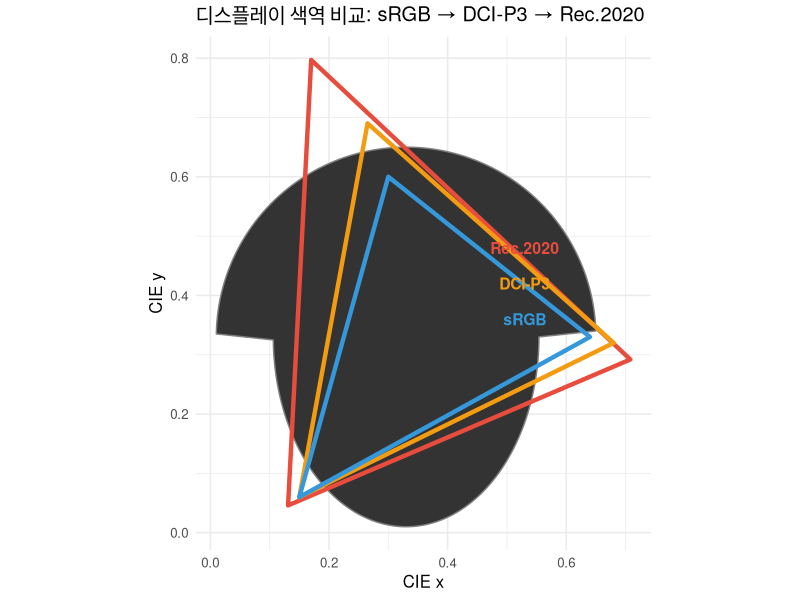
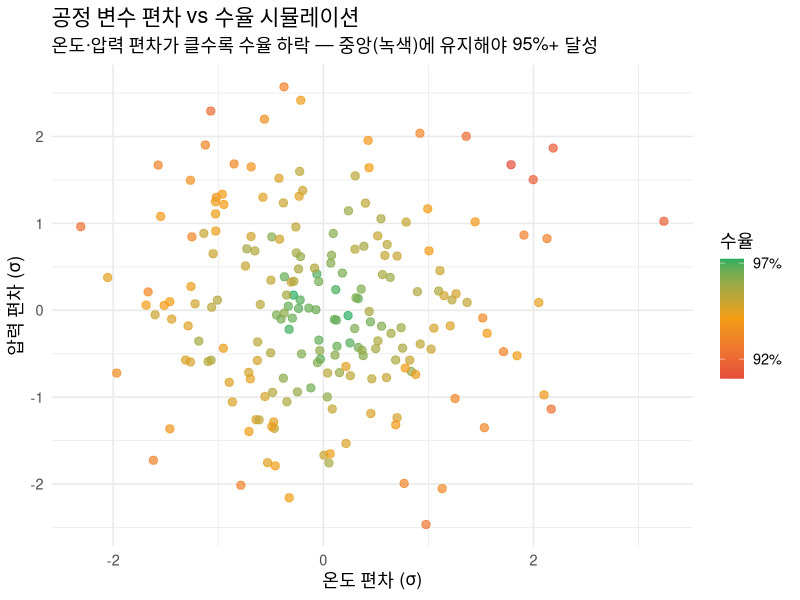
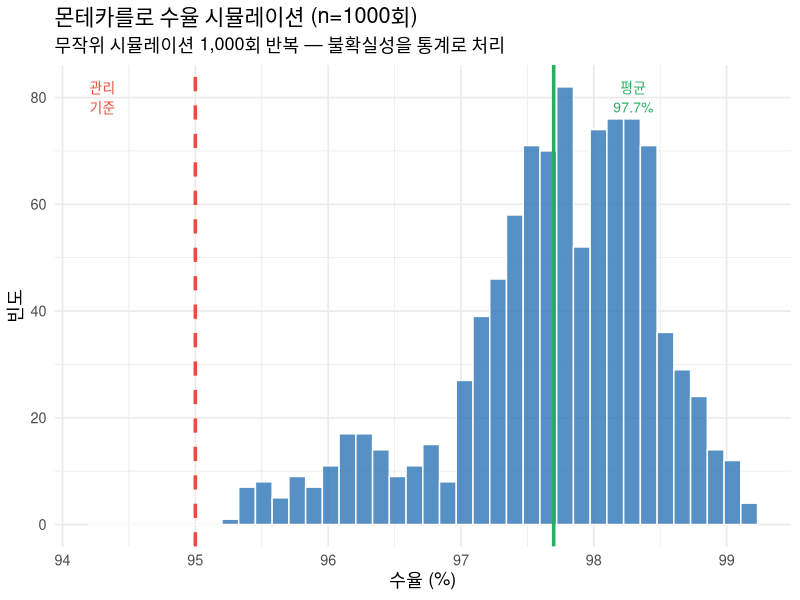
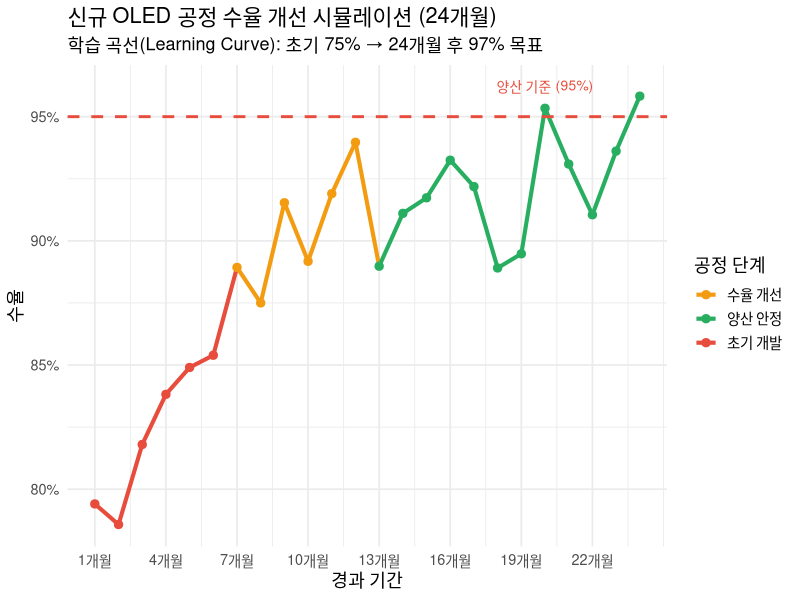
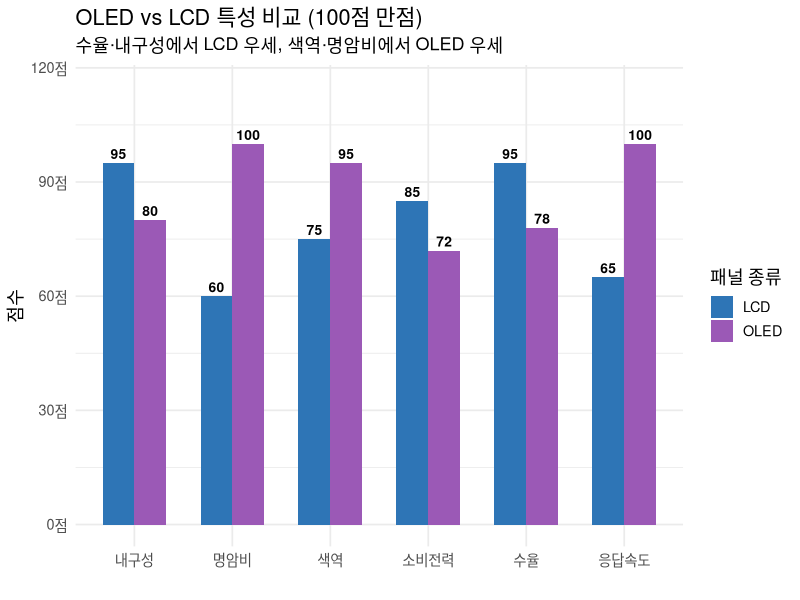
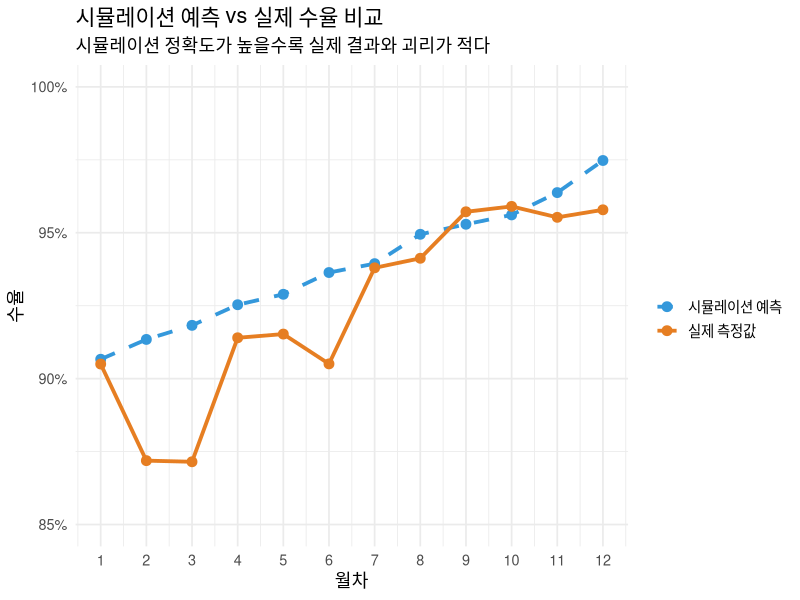

Generate these figures, in order, with R:
## ---- chunk 1
#| echo: true
#| fig-width: 9
#| fig-height: 4.5
library(ggplot2)

set.seed(42)
t <- seq(0, 2*pi, length.out=200)
horseshoe <- data.frame(
  x = 0.33 + 0.32*cos(t)*ifelse(sin(t)>0, 1, 0.7),
  y = 0.33 + 0.32*sin(t)
)

gamuts <- data.frame(
  Gamut = rep(c("sRGB","DCI-P3","Rec.2020"), each=3),
  x = c(0.64,0.30,0.15,  0.68,0.265,0.15,  0.708,0.170,0.131),
  y = c(0.33,0.60,0.06,  0.32,0.69,0.06,   0.292,0.797,0.046)
)

ggplot() +
  geom_polygon(data=horseshoe, aes(x=x, y=y), fill="gray20", color="gray50") +
  geom_polygon(data=gamuts[gamuts$Gamut=="Rec.2020",],
               aes(x=x, y=y), fill=NA, color="#E74C3C", linewidth=1.5) +
  geom_polygon(data=gamuts[gamuts$Gamut=="DCI-P3",],
               aes(x=x, y=y), fill=NA, color="#F39C12", linewidth=1.5) +
  geom_polygon(data=gamuts[gamuts$Gamut=="sRGB",],
               aes(x=x, y=y), fill=NA, color="#3498DB", linewidth=1.5) +
  annotate("text", x=c(0.53,0.53,0.53), y=c(0.48,0.42,0.36),
           label=c("Rec.2020","DCI-P3","sRGB"),
           color=c("#E74C3C","#F39C12","#3498DB"), size=4, fontface="bold") +
  coord_fixed() +
  theme_minimal(base_size=12) +
  labs(title="디스플레이 색역 비교: sRGB → DCI-P3 → Rec.2020",
       x="CIE x", y="CIE y")
## ---- chunk 2
#| echo: true
#| fig-width: 9
#| fig-height: 4.5
library(ggplot2)

set.seed(123)
n <- 200
sim_data <- data.frame(
  Temperature_dev = rnorm(n, 0, 1),
  Pressure_dev    = rnorm(n, 0, 1)
)
sim_data$Yield <- 97 - 1.5*abs(sim_data$Temperature_dev) -
                  1.2*abs(sim_data$Pressure_dev) + rnorm(n, 0, 0.5)
sim_data$Yield  <- pmin(pmax(sim_data$Yield, 85), 100)
sim_data$Status <- ifelse(sim_data$Yield >= 95, "양품", "불량")

ggplot(sim_data, aes(x=Temperature_dev, y=Pressure_dev, color=Yield)) +
  geom_point(alpha=0.7, size=2.5) +
  scale_color_gradientn(
    colors = c("#E74C3C","#F39C12","#27AE60"),
    values  = c(0, 0.5, 1),
    breaks  = c(87, 92, 97),
    labels  = c("87%","92%","97%")
  ) +
  theme_minimal(base_size=13) +
  labs(title="공정 변수 편차 vs 수율 시뮬레이션",
       subtitle="온도·압력 편차가 클수록 수율 하락 — 중앙(녹색)에 유지해야 95%+ 달성",
       x="온도 편차 (σ)", y="압력 편차 (σ)", color="수율")
## ---- chunk 3
#| echo: true
#| fig-width: 9
#| fig-height: 4.2
library(ggplot2)

set.seed(7)
n_sim <- 1000
mc_yield <- 96 + cumsum(rnorm(n_sim, 0, 0.1))
mc_yield  <- pmin(pmax(mc_yield, 88), 100)
monte_carlo <- data.frame(Run=1:n_sim, Yield=mc_yield)

ggplot(monte_carlo, aes(x=Yield)) +
  geom_histogram(bins=40, fill="#2E75B6", alpha=0.8, color="white") +
  geom_vline(xintercept=95,
             linetype="dashed", color="#E74C3C", linewidth=1.2) +
  geom_vline(xintercept=mean(monte_carlo$Yield),
             linetype="solid", color="#27AE60", linewidth=1.2) +
  annotate("text", x=94.3, y=80,
           label="관리\n기준", color="#E74C3C", size=3.5) +
  annotate("text", x=mean(monte_carlo$Yield)+0.6, y=80,
           label=paste0("평균\n",round(mean(monte_carlo$Yield),1),"%"),
           color="#27AE60", size=3.5) +
  theme_minimal(base_size=13) +
  labs(title=paste0("몬테카를로 수율 시뮬레이션 (n=",n_sim,"회)"),
       subtitle="무작위 시뮬레이션 1,000회 반복 — 불확실성을 통계로 처리",
       x="수율 (%)", y="빈도")
## ---- chunk 4
#| echo: true
#| fig-width: 9
#| fig-height: 4.2
library(ggplot2)

set.seed(42)
months <- 1:24
# 신규 공정 학습 곡선: 초기 저수율 → 안정화 패턴
trend  <- 75 + 20*(1 - exp(-months/8)) + rnorm(24, 0, 1.5)
trend  <- pmin(trend, 99)

yield_ts <- data.frame(
  Month = months,
  Yield = trend,
  Phase = ifelse(months <= 6, "초기 개발",
          ifelse(months <= 12, "수율 개선", "양산 안정"))
)

ggplot(yield_ts, aes(x=Month, y=Yield, color=Phase, group=1)) +
  geom_line(linewidth=1.4) +
  geom_point(size=2.5) +
  geom_hline(yintercept=95, linetype="dashed", color="#E74C3C", linewidth=1) +
  annotate("text", x=20, y=96.2, label="양산 기준 (95%)",
           color="#E74C3C", size=3.5) +
  scale_color_manual(values=c("초기 개발"="#E74C3C",
                               "수율 개선"="#F39C12",
                               "양산 안정"="#27AE60")) +
  scale_x_continuous(breaks=seq(1,24,3),
                     labels=paste0(seq(1,24,3),"개월")) +
  scale_y_continuous(labels=function(x) paste0(x,"%")) +
  theme_minimal(base_size=13) +
  labs(title="신규 OLED 공정 수율 개선 시뮬레이션 (24개월)",
       subtitle="학습 곡선(Learning Curve): 초기 75% → 24개월 후 97% 목표",
       x="경과 기간", y="수율", color="공정 단계")
## ---- chunk 5
#| echo: true
#| fig-width: 9
#| fig-height: 4.2
library(ggplot2)

characteristics <- data.frame(
  항목 = rep(c("색역","명암비","응답속도","수율","소비전력","내구성"), 2),
  점수 = c(
    95, 100, 100, 78, 72, 80,  # OLED
    75,  60,  65, 95, 85, 95   # LCD
  ),
  유형 = rep(c("OLED","LCD"), each=6)
)

ggplot(characteristics, aes(x=항목, y=점수, fill=유형)) +
  geom_bar(stat="identity", position="dodge", width=0.65) +
  geom_text(aes(label=점수), position=position_dodge(0.65),
            vjust=-0.4, size=3.5, fontface="bold") +
  scale_fill_manual(values=c("OLED"="#9B59B6","LCD"="#2E75B6")) +
  scale_y_continuous(labels=function(x) paste0(x,"점"), limits=c(0, 115)) +
  theme_minimal(base_size=13) +
  labs(title="OLED vs LCD 특성 비교 (100점 만점)",
       subtitle="수율·내구성에서 LCD 우세, 색역·명암비에서 OLED 우세",
       x="", y="점수", fill="패널 종류")
## ---- chunk 6
#| echo: true
#| fig-width: 9
#| fig-height: 4.2
library(ggplot2)

set.seed(99)
n_compare <- 12
months_c  <- 1:n_compare

comparison <- data.frame(
  Month = rep(months_c, 2),
  Yield = c(
    90 + months_c*0.6 + rnorm(n_compare, 0, 0.3),  # 시뮬레이션
    89 + months_c*0.6 + rnorm(n_compare, 0, 1.2)    # 실제
  ),
  Type = rep(c("시뮬레이션 예측","실제 측정값"), each=n_compare)
)
comparison$Yield <- pmin(pmax(comparison$Yield, 85), 100)

ggplot(comparison, aes(x=Month, y=Yield, color=Type, linetype=Type)) +
  geom_line(linewidth=1.3) +
  geom_point(size=3) +
  scale_color_manual(values=c("시뮬레이션 예측"="#3498DB",
                               "실제 측정값"="#E67E22")) +
  scale_linetype_manual(values=c("시뮬레이션 예측"="dashed",
                                  "실제 측정값"="solid")) +
  scale_x_continuous(breaks=1:12) +
  scale_y_continuous(labels=function(x) paste0(x,"%"), limits=c(85, 100)) +
  theme_minimal(base_size=13) +
  labs(title="시뮬레이션 예측 vs 실제 수율 비교",
       subtitle="시뮬레이션 정확도가 높을수록 실제 결과와 괴리가 적다",
       x="월차", y="수율", color="", linetype="")
